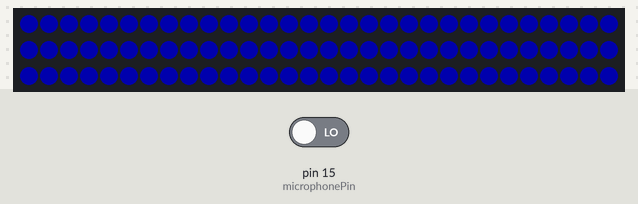
Bench run of a sketch on a simulated Arduino Uno, built with avr-gcc and run on an emulated ATmega328P. Shown: 90 RGB LEDs in strip order, left to right, continuing on the next row. The inputs (shaded band) are chosen by the test bench; at power-on: pin 15 (microphonePin) LOW. Dim RGB values are drawn brighter than linear; the strip is taken to match the declared colour order.

Above: at 3.2 s.
3.3 s: pin 15 (microphonePin) driven HIGH
At 4.0 s:
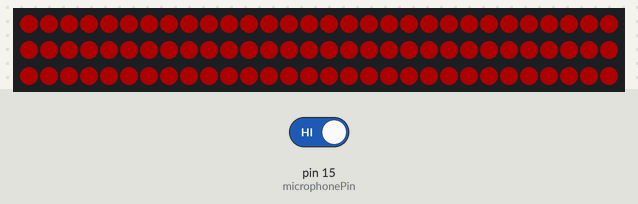
4.8 s: pin 15 (microphonePin) driven LOW
At 6.0 s:
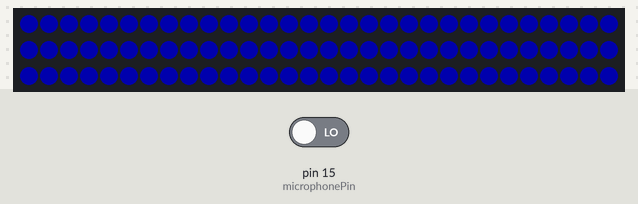
Timing chart, 0 to 7.8 s (numbered marks = the images above; inputs shaded):
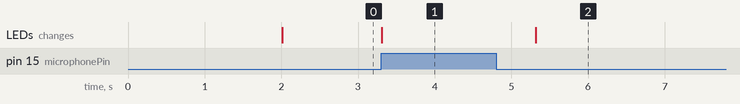

Measured:
- after the input at 3.3 s, the LEDs: change at once (image 1)
- after the input at 4.8 s, the LEDs: change after 0.52 s (image 2)

The sketch:

ledmic.ino
```cpp
#include <Arduino.h>
#include <Adafruit_NeoPixel.h>
#ifdef __AVR__
  #include <avr/power.h>
#endif
#define PIN 16
#define PIXELCOUNT 90
#define microphonePin 15
int state = 0;
Adafruit_NeoPixel strip = Adafruit_NeoPixel(PIXELCOUNT, PIN, NEO_RGB + NEO_KHZ800);
void setup() {
  strip.begin();
  strip.setBrightness(50);             // set the maximum LED intensity down to 50
  strip.show();                        // Initialize all pixels to 'off'
  delay(2000);                         // wait two seconds                      // send the new color settings to the stripe
  pinMode(microphonePin, INPUT);
}
void loop() {
    state = digitalRead(microphonePin);

  if (state == HIGH) {
    for (int i=0; i<PIXELCOUNT; i++){
    strip.setPixelColor(i, 255,0,0);
    }
  strip.show();
    delay(1000);
  }

  else {
    for (int i=0; i<PIXELCOUNT; i++){
    strip.setPixelColor(i, 0,0,255);
    }
  strip.show();
  }

}
```
